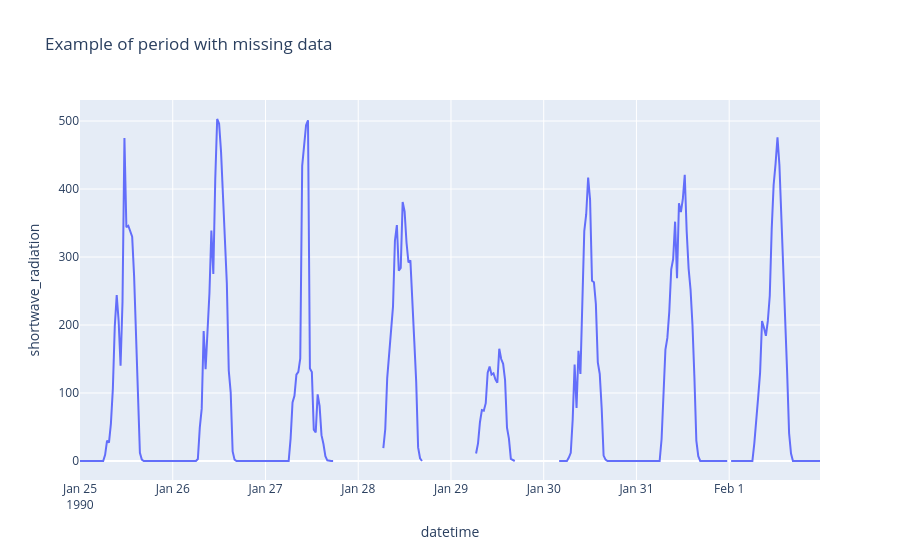

This figure's notebook cell:
### Code cell
missing_sample = df.loc["1990-01-25":"1990-02-01"]
px.line(
    missing_sample,
    x=missing_sample.index,
    y="shortwave_radiation",
    title="Example of period with missing data",
)

### Figure 1 — Plotly figure (JSON) as saved in the notebook; plotly's stock layout.template omitted (floating-point values rounded to 4 significant figures; data arrays with more than 128 entries replaced by an {"elided": "..."} marker saying what was removed)
{"data": [{"hovertemplate": "datetime=%{x}<br>shortwave_radiation=%{y}<extra></extra>", "legendgroup": "", "line": {"color": "#636efa", "dash": "solid"}, "marker": {"symbol": "circle"}, "mode": "lines", "name": "", "orientation": "v", "showlegend": false, "type": "scatter", "x": {"elided": "384 str values"}, "xaxis": "x", "y": {"elided": "384 float values"}, "yaxis": "y"}], "layout": {"legend": {"tracegroupgap": 0}, "title": {"text": "Example of period with missing data"}, "xaxis": {"anchor": "y", "domain": [0, 1], "title": {"text": "datetime"}}, "yaxis": {"anchor": "x", "domain": [0, 1], "title": {"text": "shortwave_radiation"}}}}
